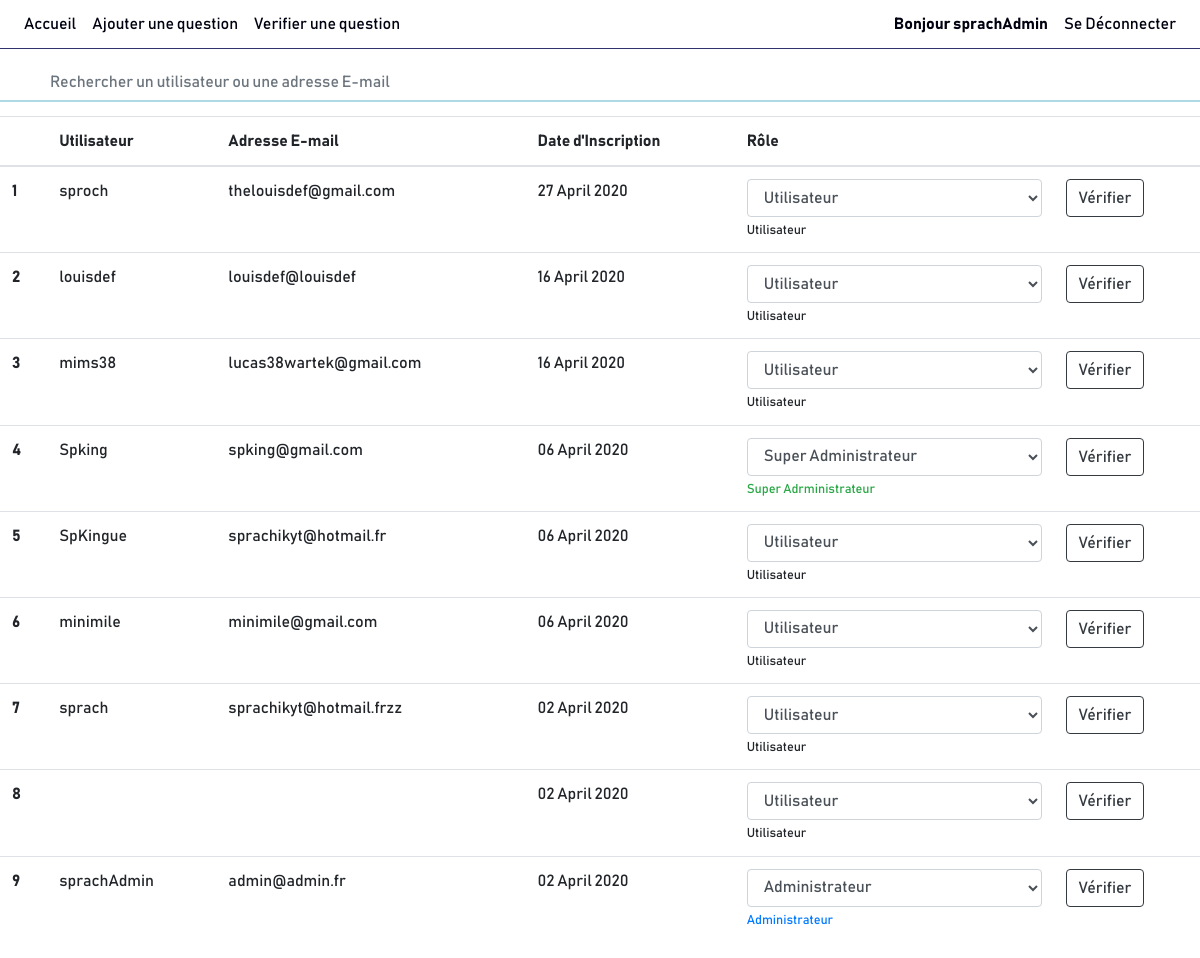
Page /superAdmin.php (signed in) on the committed database.
### tables this page shows
CREATE TABLE `connexion` (
  `id` int(10) NOT NULL,
  `pseudo` varchar(20) NOT NULL,
  `pass` varchar(100) NOT NULL,
  `email` varchar(50) NOT NULL,
  `date_inscription` date NOT NULL,
  `role` varchar(20) NOT NULL DEFAULT 'utilisateur',
  `reset` varchar(10) NOT NULL DEFAULT 'false'
);

### superAdmin.php (the view, shortened to what this page needs)
<?php
require("header.php");
?>
<section id="noGame">
	<input type="text" id="searchBar" onkeyup="myFunction()" placeholder="Rechercher un utilisateur ou une adresse E-mail" class="form-control mt-2 mb-5">
	<table class="table" id="table">
		<thead>
			<tr>
				<th scope="col"></th>
				<th scope="col">Utilisateur</th>
				<th scope="col">Adresse E-mail</th>
				<th scope="col">Date d'Inscription</th>
				<th scope="col">Rôle</th>
				<th scope="col"></th>
			</tr>
		</thead>
		<tbody>
			<?php
			$count = 0;
			$result= $BDD->query('SELECT * from connexion ORDER by date_inscription DESC');
			while ($donnees = $result->fetch())
			{
				$count = $count + 1;
				$originalDate = $donnees['date_inscription'];
				$timestamp = strtotime($originalDate);
				$newDate = date("d F Y", $timestamp);
				?>
				<tr id="<?php echo $donnees['id'];?>">
					<form action="superAdmin.php" method="post" accept-charset="utf-8">
						<div class="form-group">
							<th scope="row"><?php echo $count;?></th>
							<td>
								<p><?php echo $donnees['pseudo'];?></p>
							</td>
							<td>
								<p><?php echo $donnees['email'];?></p>
							</td>
							<td>
								<p><?php echo $newDate;?></p>
							</td>
							<td>
								<?php
								if (html_entity_decode(htmlspecialchars_decode($donnees['role']))=="utilisateur") {
									?>
									<select class="form-control" name="role">
										<option value="utilisateur" selected>Utilisateur</option>
									</select>
									<small class="form-text">Utilisateur</small>
									<?php
								}elseif (html_entity_decode(htmlspecialchars_decode($donnees['role']))=="admin") {
									?>
									<select class="form-control" name="role">
										<option value="admin" selected>Administrateur</option>
									</select>
									<small class="form-text text-primary">Administrateur</small>
									<?php
								}
								elseif (html_entity_decode(htmlspecialchars_decode($donnees['role']))=="superadmin") {
									?>
									<select class="form-control" name="role">
										<option value="superadmin" selected>Super Administrateur</option>
									</select>
									<small class="form-text text-success">Super Adrministrateur</small>
									<?php
								}?>
							</td>
							<td>
								<button type="submit" name="verif" class="btn btn-outline-dark" value="<?php echo $donnees['id'];?>">Vérifier</button>
							</td>
						</div>
					</form>
				</tr>
				<?php
			}
			?>
		</tbody>
	</table>
</section>
<?php
require('footer.php');
?>

### css/style.css (style rules this page uses)
html { overflow-x : hidden; }
body { font-family: Bahnschrift; overflow-x : hidden; }
#noGame { padding-top: 100px; }
#noGame .btn { font-size: 1rem!important; }
#searchBar { position: fixed; top: 56px; border: 0; border-bottom: solid 2px lightblue; border-radius: 0; padding-left: 50px; z-index: 1; animation: degrade 3s ease-in-out alternate infinite; }
@media (min-width: 1000px) { html { min-height: 100%; height: initial; } }
@media (min-width: 1000px) { label, #home p, input, #rep p { font-size: 1rem!important; } }
@media (min-width: 1000px) { .btn { border-radius: 0.25rem!important; padding: 0.375rem 0.75rem!important; font-size: 2rem!important; } }

### rows in the picture
connexion: pseudo "sproch", email "thelouisdef@gmail.com", date_inscription "27 April 2020", $donnees['id'] 10 (drawn)
connexion: pseudo "louisdef", email "louisdef@louisdef", date_inscription "16 April 2020", $donnees['id'] 8 (drawn)
connexion: pseudo "mims38", email "lucas38wartek@gmail.com", date_inscription "16 April 2020", $donnees['id'] 9 (drawn)
connexion: pseudo "Spking", email "spking@gmail.com", date_inscription "06 April 2020", $donnees['id'] 5 (drawn)
connexion: pseudo "SpKingue", email "sprachikyt@hotmail.fr", date_inscription "06 April 2020", $donnees['id'] 6 (drawn)
connexion: pseudo "minimile", email "minimile@gmail.com", date_inscription "06 April 2020", $donnees['id'] 7 (drawn)
connexion: pseudo "sprach", email "sprachikyt@hotmail.frzz", date_inscription "02 April 2020", $donnees['id'] 3 (drawn)
connexion: date_inscription "02 April 2020", $donnees['id'] 1 (drawn)
connexion: pseudo "sprachAdmin", email "admin@admin.fr", date_inscription "02 April 2020", $donnees['id'] 4 (drawn)

### other values in the picture
$_SESSION['pseudo'] "sprachAdmin"
